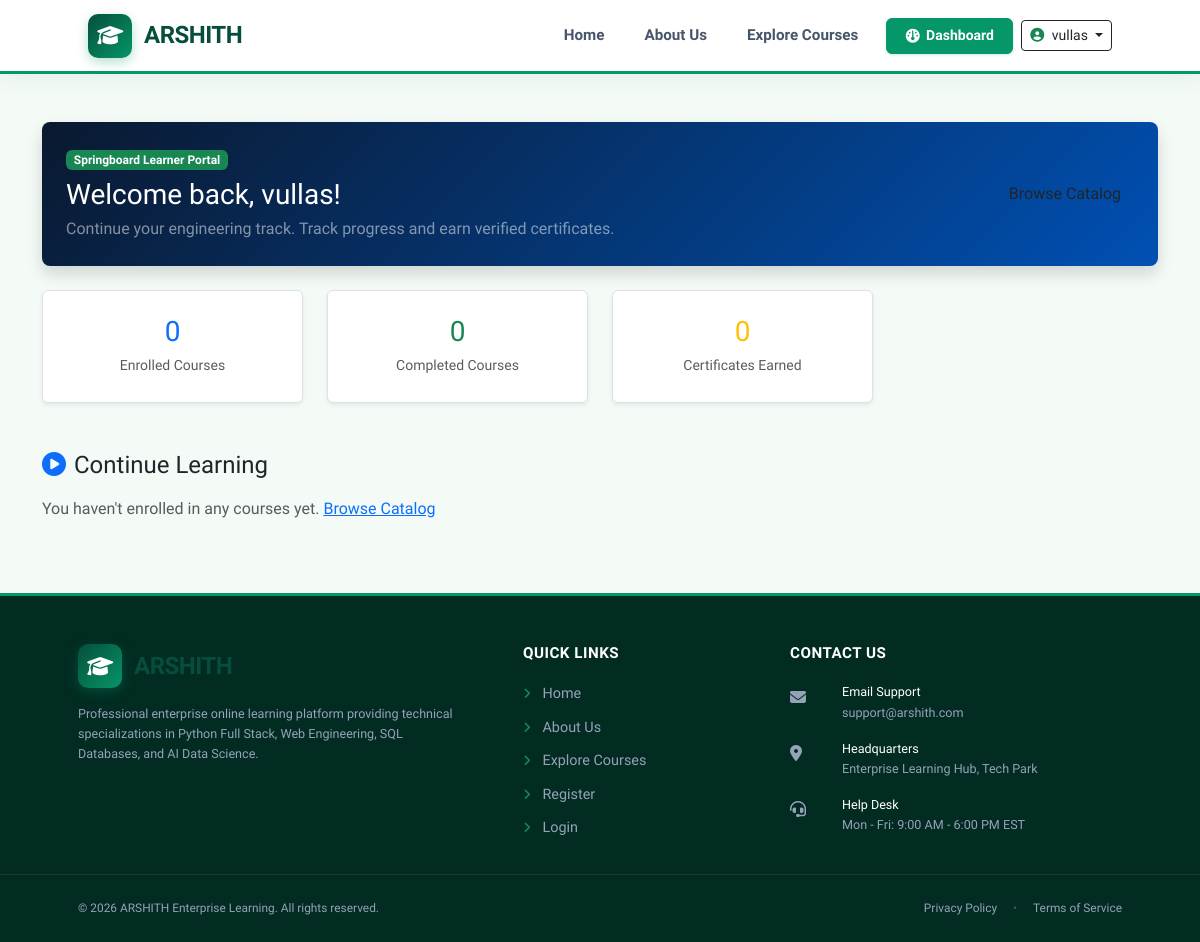
Page /dashboard/ (signed in) on the earlier database version.
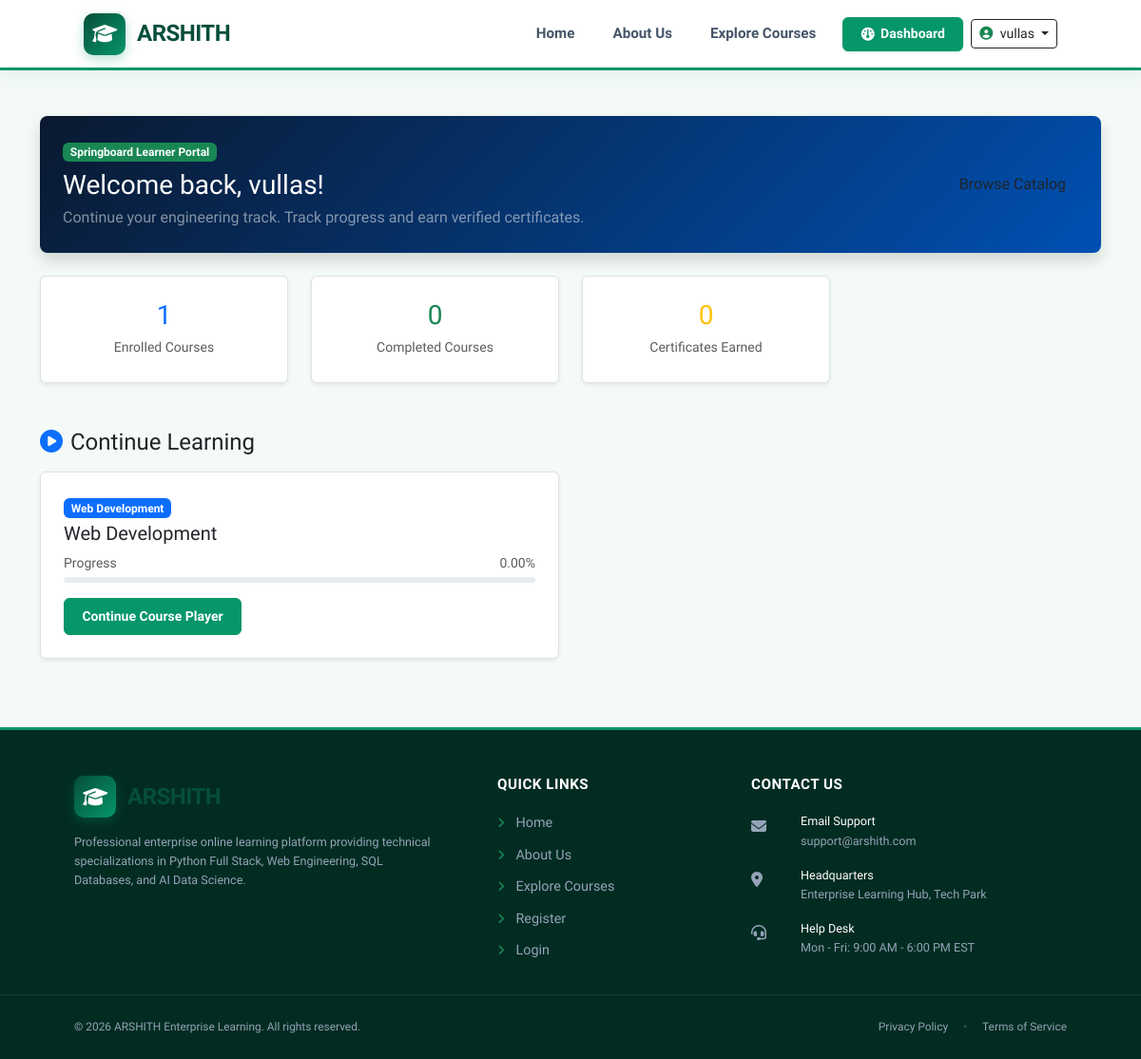
Same page on the later database version.
### apps/learning/models.py (models this page shows, shortened)
class Enrollment(models.Model):
    user = models.ForeignKey(settings.AUTH_USER_MODEL, on_delete=models.CASCADE, related_name='enrollments')
    course = models.ForeignKey(Course, on_delete=models.CASCADE, related_name='enrollments')
    enrolled_at = models.DateTimeField(auto_now_add=True)
    progress_percent = models.DecimalField(max_digits=5, decimal_places=2, default=0.0)
    is_completed = models.BooleanField(default=False)
    completed_at = models.DateTimeField(blank=True, null=True)
    last_accessed_at = models.DateTimeField(auto_now=True)
    class Meta:
        unique_together = ['user', 'course']

### apps/courses/models.py (models this page shows, shortened)
class Course(models.Model):
    DIFFICULTY_CHOICES = (
        ('Beginner', 'Beginner'),
        ('Intermediate', 'Intermediate'),
        ('Advanced', 'Advanced'),
    )
    STATUS_CHOICES = (
        ('draft', 'Draft'),
        ('published', 'Published'),
    )
    title = models.CharField(max_length=255)
    course_code = models.CharField(max_length=50, unique=True)
    slug = models.SlugField(max_length=280, unique=True, blank=True)
    short_description = models.CharField(max_length=500)
    description = models.TextField()
    thumbnail_url = models.URLField(blank=True, null=True)
    category = models.ForeignKey(Category, on_delete=models.CASCADE, related_name='courses')
    instructor = models.ForeignKey(Instructor, on_delete=models.CASCADE, related_name='courses')
    difficulty = models.CharField(max_length=20, choices=DIFFICULTY_CHOICES, default='Beginner')
    duration_hours = models.DecimalField(max_digits=5, decimal_places=1, default=10.0)
    rating = models.DecimalField(max_digits=3, decimal_places=2, default=4.8)
    requirements = models.TextField(blank=True, null=True)
    learning_objectives = models.TextField(blank=True, null=True)
    status = models.CharField(max_length=20, choices=STATUS_CHOICES, default='published')
    is_featured = models.BooleanField(default=False)
    created_at = models.DateTimeField(auto_now_add=True)

class Category(models.Model):
    name = models.CharField(max_length=100, unique=True)
    slug = models.SlugField(max_length=120, unique=True, blank=True)
    description = models.TextField(blank=True, null=True)
    icon = models.CharField(max_length=50, default='fa-folder')
    class Meta:
        verbose_name_plural = 'Categories'
        ordering = ['name']

### apps/core/views.py (the view)
# urls.py: path('dashboard/', user_dashboard_view, name='dashboard'),
@login_required
def user_dashboard_view(request):
    enrollments = Enrollment.objects.filter(user=request.user).order_by('-last_accessed_at')
    completed_count = enrollments.filter(is_completed=True).count()
    certificates = Certificate.objects.filter(user=request.user)
    return render(request, 'dashboard/user_dashboard.html', {
        'enrollments': enrollments[:4],
        'total_enrolled': enrollments.count(),
        'completed_count': completed_count,
        'certificates_count': certificates.count()
    })

### apps/core/context_processors.py (called while the page is built)
def global_context(request):
    return {
        'site_name': 'Arshith Springboard Enterprise',
        'site_tagline': 'Digital Learning Platform inspired by Infosys Springboard',
        'nav_categories': Category.objects.all()[:8]
    }

### templates/dashboard/user_dashboard.html (shortened to what this page needs)
{% extends 'base.html' %}
{% load static %}
{% block content %}
<div class="container py-5">
  <div class="p-4 bg-dark text-white rounded-3 mb-4 shadow" style="background: linear-gradient(135deg, #0A192F 0%, #0050B3 100%);">
    <div class="row align-items-center">
      <div class="col-md-8">
        <span class="badge bg-success mb-2">Springboard Learner Portal</span>
        <h2 class="h3 font-weight-bold text-white mb-1">Welcome back, {{ user.full_name|default:user.email }}!</h2>
        <p class="text-white-50 mb-0">Continue your engineering track. Track progress and earn verified certificates.</p>
      </div>
      <div class="col-md-4 text-md-end mt-3 mt-md-0">
        <a href="{% url 'courses' %}" class="btn btn-springboard-accent">Browse Catalog</a>
      </div>
    </div>
  </div>
  <div class="row g-4 mb-5">
    <div class="col-md-3">
      <div class="p-4 bg-white rounded border shadow-sm text-center">
        <h3 class="font-weight-bold text-primary mb-1">{{ total_enrolled }}</h3>
        <span class="small text-muted font-weight-bold">Enrolled Courses</span>
      </div>
    </div>
    <div class="col-md-3">
      <div class="p-4 bg-white rounded border shadow-sm text-center">
        <h3 class="font-weight-bold text-success mb-1">{{ completed_count }}</h3>
        <span class="small text-muted font-weight-bold">Completed Courses</span>
      </div>
    </div>
    <div class="col-md-3">
      <div class="p-4 bg-white rounded border shadow-sm text-center">
        <h3 class="font-weight-bold text-warning mb-1">{{ certificates_count }}</h3>
        <span class="small text-muted font-weight-bold">Certificates Earned</span>
      </div>
    </div>
  </div>
  <h4 class="font-weight-bold text-dark mb-3"><i class="fa-solid fa-play-circle text-primary me-2"></i>Continue Learning</h4>
  <div class="row g-4 mb-4">
    {% for enrollment in enrollments %}
      <div class="col-md-6">
        <div class="p-4 bg-white rounded border shadow-sm">
          <span class="badge bg-primary mb-1">{{ enrollment.course.category.name }}</span>
          <h5 class="font-weight-bold text-dark mb-2">{{ enrollment.course.title }}</h5>
          <div class="mb-3">
            <div class="d-flex justify-content-between small text-muted font-weight-bold mb-1">
              <span>Progress</span>
              <span>{{ enrollment.progress_percent }}%</span>
            </div>
            <div class="progress" style="height: 6px;">
            </div>
          </div>
          <a href="{% url 'player' enrollment.course.id %}" class="btn btn-sm btn-springboard-primary">Continue Course Player</a>
        </div>
      </div>
    {% empty %}
      <div class="col-12 text-muted">You haven't enrolled in any courses yet. <a href="{% url 'courses' %}">Browse Catalog</a></div>
    {% endfor %}
  </div>
</div>
{% endblock %}

Differences in the rows shown:
added Enrollment: course.category.name "Web Development", course "Web Development", progress_percent "0.00"
Other differences:
{{ total_enrolled }}: "0" → "1"
text no longer shown: "You haven't enrolled in any courses yet. Browse Catalog"
